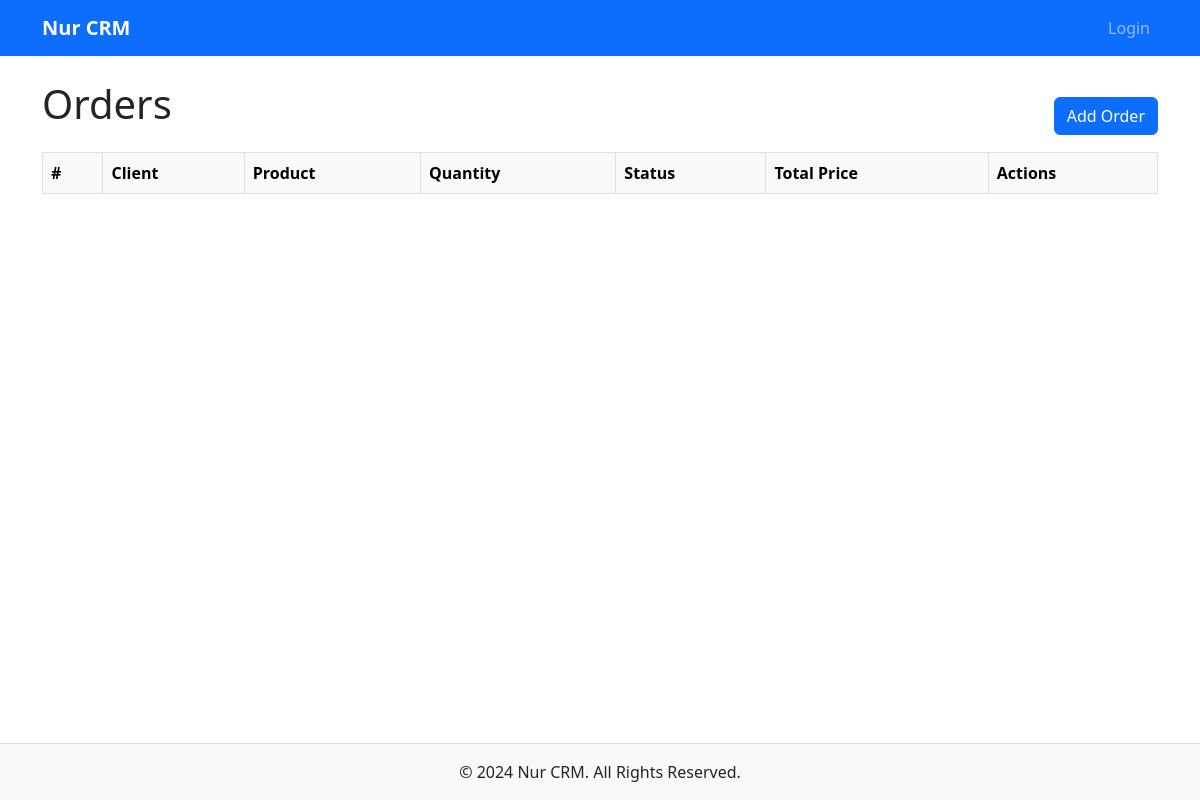
/nur/orders/, run on an earlier commit of the app's database.
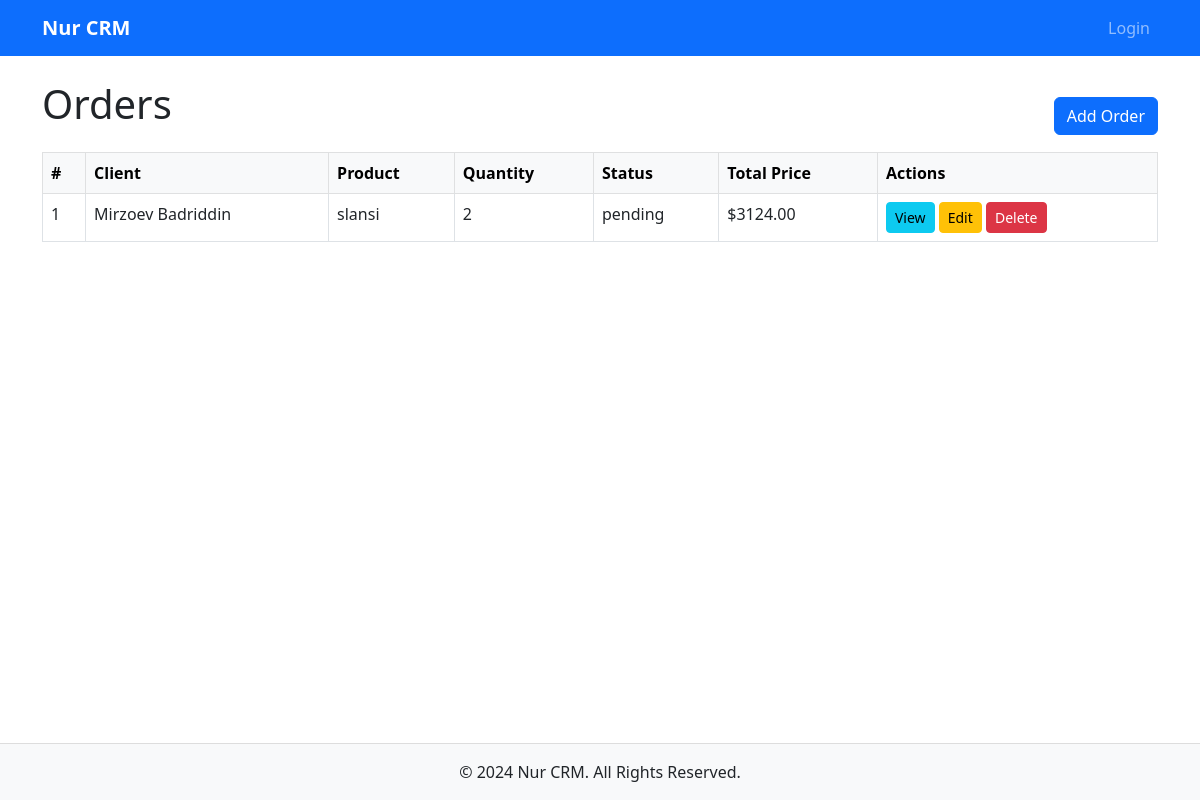
And on a later commit of the database.
### Nur/models.py (models this page shows, shortened)
class Order(models.Model):
    user = models.ForeignKey("Nur.CustomUser", on_delete=models.CASCADE)
    client = models.ForeignKey("Nur.Client", on_delete=models.CASCADE, related_name="orders")
    product = models.ForeignKey("Nur.Product", on_delete=models.CASCADE, related_name="orders")
    quantity = models.PositiveIntegerField(default=0)
    price_at_purchase = models.DecimalField(max_digits=15, decimal_places=2)
    total_price = models.DecimalField(max_digits=15, decimal_places=2)
    created_at = models.DateTimeField(auto_now_add=True)
    status = models.CharField(max_length=50, choices=[('pending', 'Pending'), ('completed', 'Completed'), ('cancelled', 'Cancelled')])

class Client(models.Model):
    user = models.ForeignKey("Nur.CustomUser", on_delete=models.CASCADE, related_name="clients")
    name = models.CharField(max_length=50)
    last_name = models.CharField(max_length=50)
    phone_number = models.CharField(max_length=20, null=True, blank=True)
    email = models.EmailField(null=True, blank=True)
    address = models.TextField(null=True, blank=True)
    created_at = models.DateTimeField(auto_now_add=True)
    updated_at = models.DateTimeField(auto_now=True)
    is_active = models.BooleanField(default=True)
    balance = models.DecimalField(max_digits=15, decimal_places=2,default=0)

class Product(models.Model):
    user = models.ForeignKey("Nur.CustomUser", on_delete=models.CASCADE)
    category = models.ForeignKey("Nur.Category", on_delete=models.CASCADE, related_name="products")
    title = models.CharField(max_length=50, null=True, blank=True)
    index = models.CharField(max_length=50, unique=True, db_index=True, help_text="Unique identifier for the product")
    colour = models.ForeignKey("Nur.Colour", on_delete=models.CASCADE, related_name="products")
    price = models.DecimalField(max_digits=15, decimal_places=2, help_text="Current product price")
    cost_price = models.DecimalField(max_digits=15, decimal_places=2, help_text="Product cost price")  # Add this field
    up_to = models.DecimalField(max_digits=15, decimal_places=2, validators=[MinValueValidator(0)], help_text="Maximum quantity available")
    sold = models.DecimalField(max_digits=15, decimal_places=2, validators=[MinValueValidator(0)], help_text="Total quantity sold")
    created_at = models.DateTimeField(auto_now_add=True)
    updated_at = models.DateTimeField(auto_now=True)
    is_active = models.BooleanField(default=True)

### Nur/views.py (the view)
# urls.py: path("orders/", OrderListView.as_view(), name="order-list"),
class OrderListView(generic.ListView):
    model = Order
    template_name = "orders/order_list.html"
    context_object_name = "orders"

### templates/orders/order_list.html (shortened to what this page needs)
{% extends "main/base.html" %}
{% block content %}
<div class="d-flex justify-content-between align-items-center">
    <h1 class="mb-4">Orders</h1>
    <a href="{% url 'order-add' %}" class="btn btn-primary">Add Order</a>
</div>
<table class="table table-bordered table-hover">
    <thead class="table-light">
        <tr>
            <th>#</th>
            <th>Client</th>
            <th>Product</th>
            <th>Quantity</th>
            <th>Status</th>
            <th>Total Price</th>
            <th>Actions</th>
        </tr>
    </thead>
    <tbody>
        {% for order in orders %}
        <tr>
            <td>{{ order.id }}</td>
            <td>{{ order.client.name }}</td>
            <td>{{ order.product.title }}</td>
            <td>{{ order.quantity }}</td>
            <td>{{ order.status }}</td>
            <td>${{ order.total_price }}</td>
            <td>
                <a href="{% url 'order-detail' order.id %}" class="btn btn-info btn-sm">View</a>
                <a href="{% url 'order-edit' order.id %}" class="btn btn-warning btn-sm">Edit</a>
                <a href="{% url 'order-delete' order.id %}" class="btn btn-danger btn-sm">Delete</a>
            </td>
        </tr>
        {% endfor %}
    </tbody>
</table>
{% endblock %}

What changed in the data, as far as the page shows it:
added Order: id "1", client.name "Mirzoev Badriddin", product "slansi", quantity "2", status "pending", total_price "3124.00"
